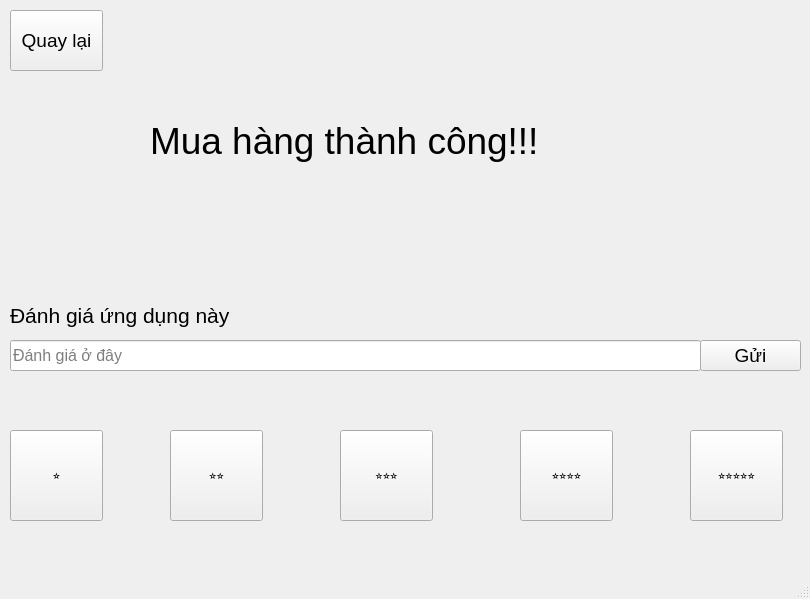
<?xml version="1.0" encoding="UTF-8"?>
<ui version="4.0">
 <class>MainWindow</class>
 <widget class="QMainWindow" name="MainWindow">
  <property name="geometry">
   <rect>
    <x>0</x>
    <y>0</y>
    <width>810</width>
    <height>599</height>
   </rect>
  </property>
  <property name="windowTitle">
   <string>MainWindow</string>
  </property>
  <widget class="QWidget" name="centralwidget">
   <widget class="QLabel" name="label">
    <property name="geometry">
     <rect>
      <x>150</x>
      <y>50</y>
      <width>501</width>
      <height>181</height>
     </rect>
    </property>
    <property name="font">
     <font>
      <pointsize>28</pointsize>
     </font>
    </property>
    <property name="styleSheet">
     <string notr="true">\</string>
    </property>
    <property name="text">
     <string>Mua hàng thành công!!!</string>
    </property>
   </widget>
   <widget class="QLabel" name="label_2">
    <property name="geometry">
     <rect>
      <x>10</x>
      <y>300</y>
      <width>281</width>
      <height>31</height>
     </rect>
    </property>
    <property name="font">
     <font>
      <pointsize>16</pointsize>
     </font>
    </property>
    <property name="text">
     <string>Đánh giá ứng dụng này</string>
    </property>
   </widget>
   <widget class="QLineEdit" name="lineEdit">
    <property name="geometry">
     <rect>
      <x>10</x>
      <y>340</y>
      <width>691</width>
      <height>31</height>
     </rect>
    </property>
    <property name="font">
     <font>
      <pointsize>12</pointsize>
     </font>
    </property>
    <property name="placeholderText">
     <string>Đánh giá ở đây</string>
    </property>
   </widget>
   <widget class="QPushButton" name="pushButton">
    <property name="geometry">
     <rect>
      <x>10</x>
      <y>430</y>
      <width>93</width>
      <height>91</height>
     </rect>
    </property>
    <property name="font">
     <font>
      <pointsize>8</pointsize>
     </font>
    </property>
    <property name="text">
     <string>⭐</string>
    </property>
   </widget>
   <widget class="QPushButton" name="pushButton_2">
    <property name="geometry">
     <rect>
      <x>170</x>
      <y>430</y>
      <width>93</width>
      <height>91</height>
     </rect>
    </property>
    <property name="font">
     <font>
      <pointsize>8</pointsize>
     </font>
    </property>
    <property name="text">
     <string>⭐⭐</string>
    </property>
   </widget>
   <widget class="QPushButton" name="pushButton_3">
    <property name="geometry">
     <rect>
      <x>340</x>
      <y>430</y>
      <width>93</width>
      <height>91</height>
     </rect>
    </property>
    <property name="font">
     <font>
      <pointsize>8</pointsize>
     </font>
    </property>
    <property name="text">
     <string>⭐⭐⭐</string>
    </property>
   </widget>
   <widget class="QPushButton" name="pushButton_4">
    <property name="geometry">
     <rect>
      <x>520</x>
      <y>430</y>
      <width>93</width>
      <height>91</height>
     </rect>
    </property>
    <property name="font">
     <font>
      <pointsize>8</pointsize>
     </font>
    </property>
    <property name="text">
     <string>⭐⭐⭐⭐</string>
    </property>
   </widget>
   <widget class="QPushButton" name="pushButton_5">
    <property name="geometry">
     <rect>
      <x>690</x>
      <y>430</y>
      <width>93</width>
      <height>91</height>
     </rect>
    </property>
    <property name="font">
     <font>
      <pointsize>8</pointsize>
     </font>
    </property>
    <property name="text">
     <string>⭐⭐⭐⭐⭐</string>
    </property>
   </widget>
   <widget class="QPushButton" name="pushButton_6">
    <property name="geometry">
     <rect>
      <x>10</x>
      <y>10</y>
      <width>93</width>
      <height>61</height>
     </rect>
    </property>
    <property name="font">
     <font>
      <pointsize>14</pointsize>
     </font>
    </property>
    <property name="text">
     <string>Quay lại</string>
    </property>
   </widget>
   <widget class="QPushButton" name="pushButton_7">
    <property name="geometry">
     <rect>
      <x>700</x>
      <y>340</y>
      <width>101</width>
      <height>31</height>
     </rect>
    </property>
    <property name="font">
     <font>
      <pointsize>14</pointsize>
     </font>
    </property>
    <property name="text">
     <string>Gửi</string>
    </property>
   </widget>
   <widget class="QLabel" name="label_3">
    <property name="geometry">
     <rect>
      <x>-6</x>
      <y>0</y>
      <width>821</width>
      <height>551</height>
     </rect>
    </property>
    <property name="text">
     <string/>
    </property>
    <property name="pixmap">
     <pixmap>../../../../Pictures/SHOPPING PICTURE/shopping pic1.jpg</pixmap>
    </property>
    <property name="scaledContents">
     <bool>true</bool>
    </property>
   </widget>
   <zorder>label_3</zorder>
   <zorder>label</zorder>
   <zorder>label_2</zorder>
   <zorder>lineEdit</zorder>
   <zorder>pushButton</zorder>
   <zorder>pushButton_2</zorder>
   <zorder>pushButton_3</zorder>
   <zorder>pushButton_4</zorder>
   <zorder>pushButton_5</zorder>
   <zorder>pushButton_6</zorder>
   <zorder>pushButton_7</zorder>
  </widget>
  <widget class="QMenuBar" name="menubar">
   <property name="geometry">
    <rect>
     <x>0</x>
     <y>0</y>
     <width>810</width>
     <height>26</height>
    </rect>
   </property>
  </widget>
  <widget class="QStatusBar" name="statusbar"/>
 </widget>
 <resources/>
 <connections/>
</ui>
